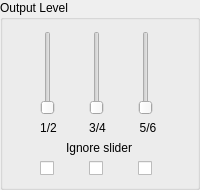
      <widget class="QGroupBox" name="groupBox11" >
       <property name="title" >
        <string>Output Level</string>
       </property>
       <layout class="QGridLayout" >
        <item row="0" column="0" >
         <widget class="QSlider" name="sldOut12Level" >
          <property name="minimum" >
           <number>0</number>
          </property>
          <property name="maximum" >
           <number>255</number>
          </property>
          <property name="singleStep" >
           <number>1</number>
          </property>
          <property name="pageStep" >
           <number>4</number>
          </property>
          <property name="orientation" >
           <enum>Qt::Vertical</enum>
          </property>
          <property name="tickInterval" >
           <number>32</number>
          </property>
         </widget>
        </item>
        <item row="0" column="1" >
         <widget class="QSlider" name="sldOut34Level" >
          <property name="minimum" >
           <number>0</number>
          </property>
          <property name="maximum" >
           <number>255</number>
          </property>
          <property name="singleStep" >
           <number>1</number>
          </property>
          <property name="pageStep" >
           <number>4</number>
          </property>
          <property name="orientation" >
           <enum>Qt::Vertical</enum>
          </property>
          <property name="tickInterval" >
           <number>32</number>
          </property>
         </widget>
        </item>
        <item row="0" column="2" >
         <widget class="QSlider" name="sldOut56Level" >
          <property name="minimum" >
           <number>0</number>
          </property>
          <property name="maximum" >
           <number>255</number>
          </property>
          <property name="singleStep" >
           <number>1</number>
          </property>
          <property name="pageStep" >
           <number>4</number>
          </property>
          <property name="orientation" >
           <enum>Qt::Vertical</enum>
          </property>
          <property name="tickInterval" >
           <number>32</number>
          </property>
         </widget>
        </item>
        <item row="1" column="0" >
         <widget class="QLabel" name="txtOut14In12_2" >
          <property name="text" >
           <string>1/2</string>
          </property>
          <property name="alignment" >
           <set>Qt::AlignCenter</set>
          </property>
          <property name="wordWrap" >
           <bool>false</bool>
          </property>
         </widget>
        </item>
        <item row="1" column="1" >
         <widget class="QLabel" name="txtOut14In12_2_2" >
          <property name="text" >
           <string>3/4</string>
          </property>
          <property name="alignment" >
           <set>Qt::AlignCenter</set>
          </property>
          <property name="wordWrap" >
           <bool>false</bool>
          </property>
         </widget>
        </item>
        <item row="1" column="2" >
         <widget class="QLabel" name="txtOut14In12_2_2_2" >
          <property name="text" >
           <string>5/6</string>
          </property>
          <property name="alignment" >
           <set>Qt::AlignCenter</set>
          </property>
          <property name="wordWrap" >
           <bool>false</bool>
          </property>
         </widget>
        </item>
        <item row="2" column="0" colspan="3" >
         <widget class="QLabel" name="textLabel1" >
          <property name="text" >
           <string>Ignore slider</string>
          </property>
          <property name="alignment" >
           <set>Qt::AlignCenter</set>
          </property>
          <property name="wordWrap" >
           <bool>false</bool>
          </property>
         </widget>
        </item>
        <item row="3" column="0" >
         <widget class="QCheckBox" name="chkOut12HwCtrl" >
          <property name="text" >
           <string/>
          </property>
         </widget>
        </item>
        <item row="3" column="1" >
         <widget class="QCheckBox" name="chkOut34HwCtrl" >
          <property name="text" >
           <string/>
          </property>
         </widget>
        </item>
        <item row="3" column="2" >
         <widget class="QCheckBox" name="chkOut56HwCtrl" >
          <property name="text" >
           <string/>
          </property>
         </widget>
        </item>
       </layout>
      </widget>
